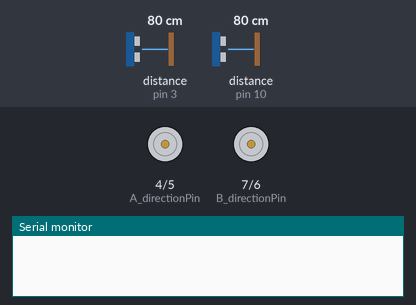
A sketch run on a simulated Arduino Uno, built with avr-gcc and run on an emulated ATmega328P. On the bench: direction and speed pins drawn as motors (green arrow = direction pin HIGH = forward, orange = LOW = backward, longer = more drive), the last lines printed to the serial monitor. Wiring (inferred from the names in the program): 2 × ultrasonic range finder: trigger pin 2, echo pin 3 / trigger pin 11, echo pin 10. Inputs (shaded band) come from the test bench; at power-on: distance to the obstacle (sensors on pin 3, pin 10) 80 cm. The echo pulse lasts 58.3 µs per cm.

Above: at 0.1 s.
At 1.1 s:
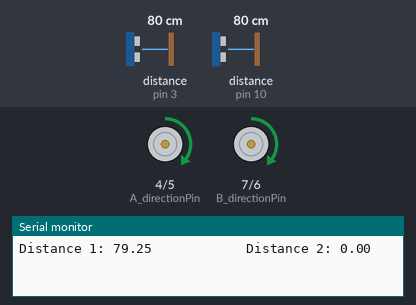
Timing chart, 0 to 2.6 s (numbered marks = the images above):
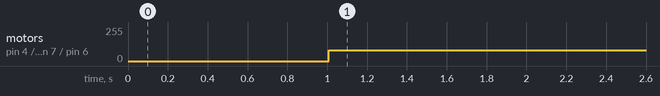

Measured:
- by itself, motor on pin 4 (A_directionPin) / pin 5 (A_pwmPin), motor on pin 7 (B_directionPin) / pin 6 (B_pwmPin): stopped → forward 80/255 at 1.0 s

The sketch:

Main.ino
```cpp
// Channel A Pinout
int A_directionPin = 4;
int A_pwmPin = 5;

// Channel B Pinout
int B_directionPin = 7;
int B_pwmPin = 6;

// Sensor Pinout
int trigPin1 = 2;
int echoPin1 = 3;
int trigPin2 = 11;
int echoPin2 = 10;

// Sensor variables
long duration1;
float distance1;
long duration2;
float distance2;

// Robot states
bool direction;
bool changeDirection;
bool isFinished;

// Variables for storing initial distance reading and range
long distance2_ini;
long distance2_lb;
long distance2_ub;

// Counter variable for loop
int ctr;

void setup() {

    // Defining motor pins
    pinMode(A_directionPin, OUTPUT);
    pinMode(A_pwmPin, OUTPUT);

    pinMode(B_directionPin, OUTPUT);
    pinMode(B_pwmPin, OUTPUT);

    // Defining sensor pins
    pinMode(trigPin1, OUTPUT);
    pinMode(echoPin1, INPUT);

    pinMode(trigPin2, OUTPUT);
    pinMode(echoPin2, INPUT);

    // Starting display
    Serial.begin(9600);

    // Setting initial direction & states
    changeDirection = false;
    direction = false;
    isFinished = false;

    // Starting counter
    ctr = 1;

}

void loop() {

    // Taking in sensor measurements
    digitalWrite(trigPin1, LOW);
    digitalWrite(trigPin2, LOW);
    delayMicroseconds(2);

    digitalWrite(trigPin1, HIGH);
    digitalWrite(trigPin2, HIGH);
    delayMicroseconds(10);

    digitalWrite(trigPin1, LOW);
    digitalWrite(trigPin2, LOW);

    duration1 = pulseIn(echoPin1, HIGH);
    duration2 = pulseIn(echoPin2, HIGH);

    // Converting sensor input to mm
    distance1 = duration1 * 0.034 / 2;
    distance2 = duration2 * 0.034 / 2;

    // Displaying sensor input
    Serial.print("Distance 1: ");
    Serial.print(distance1);

    Serial.print("            Distance 2: ");
    Serial.println(distance2);

    /* Decision: If robot is at the canopy */
    // Determining if the sensor has been deployed
    if(changeDirection==false && distance1>15 && distance1<1000) {

        // Changing the changeDirection variable to avoid changing directions at every iteration
        changeDirection = true;

        // Changing motor direction
        direction = true;
    }

    /* Decision: End Case */
    // Storing initial reading from sensor 2 to know when it has been achieved again
    if(ctr==1) {

        // Getting sensor reading
        distance2_ini = distance2;

        // Creating a range of 10 mm for the margin of error
        distance2_lb = distance2 - 5;
        distance2_ub = distance2 + 5;
    }

    // Stopping motors if the robot is within the initial range again after 50 iterations of the loop
    if(ctr>50 && distance2>distance2_lb && distance2<distance2_ub) {

        // changing the state of the robot
        isFinished == true;

    }

    /* Continuous running command */
    // Setting direction of motors
    if(direction == false) {

        digitalWrite(A_directionPin, LOW);
        digitalWrite(B_directionPin, LOW);

    } else {

        digitalWrite(A_directionPin, HIGH);
        digitalWrite(B_directionPin, HIGH);

    }

    // Running motors at 80% capacity when not in the end case, stopping otherwise
    if(isFinished == false) {

        analogWrite(A_pwmPin, 80);
        analogWrite(B_pwmPin, 80);

    } else {

        analogWrite(A_pwmPin, 0);
        analogWrite(B_pwmPin, 0);

    }

    ctr++;
    delay(2000);

}
```
